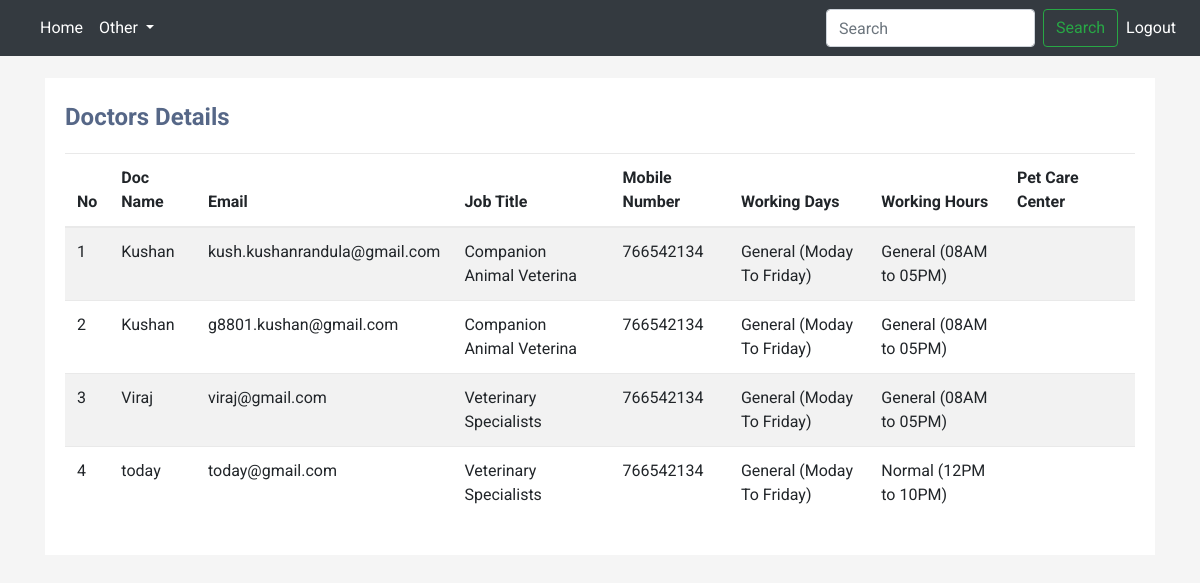
The app's page /view/doctors.php (signed in) with its own data.
### tables this page shows
CREATE TABLE `doctor`  (
  `Doc_id` int(100) NOT NULL AUTO_INCREMENT,
  `Doc_name` varchar(30) NOT NULL,
  `Doc_email` varchar(50) NOT NULL,
  `Jobtitle` varchar(25) NULL DEFAULT NULL,
  `gender` char(5) NOT NULL,
  `Contact_num` int(10) NULL DEFAULT NULL,
  `Password` varchar(100) NULL DEFAULT NULL,
  `Working_days` varchar(50) NOT NULL,
  `working_hours` varchar(100) NOT NULL,
  `location` varchar(100) NOT NULL,
  PRIMARY KEY (`Doc_id`) USING BTREE
);

### view/Doctors.php (the view, shortened to what this page needs)
<?php
require('../db_conn.php');
 $email=$_SESSION['email'];
$query1="SELECT * FROM pet_owners WHERE email='$email'";
  $r1= mysqli_query($conn, $query1);
$query2="SELECT * FROM doctor WHERE Doc_email='$email'";
  $r2= mysqli_query($conn, $query2);
$query3="SELECT * FROM petcarecenter WHERE email='$email'";
  $r3= mysqli_query($conn, $query3);
$query4="SELECT * FROM petshops WHERE email='$email'";
  $r4= mysqli_query($conn, $query4);
  $nor1= mysqli_num_rows($r1);
  $nor2= mysqli_num_rows($r2);
  $nor3= mysqli_num_rows($r3);
  $nor4= mysqli_num_rows($r4);
    if($nor1>0){
            while ($row1= mysqli_fetch_array($r1)){
                $Qid=$row1['Id'];
                $Qusername=$row1['username'];
                $Qemail=$row1['email'];
                $Qpassword=md5($row1['password']);
                $Qlocation=$row1['location'];
                $Qcontact_num=$row1['contact_num'];
            }
            $out2='<a class="nav-link" href="../dashboard.php">Home</a>';
          }elseif ($nor3>0) {
              $out2='<a class="nav-link" href="../dashboardPetCareCen.php">Home</a>';
          }
 ?>
<!DOCTYPE html>
<html>
<head>
    <link rel="stylesheet" href="https://stackpath.bootstrapcdn.com/bootstrap/4.5.0/css/bootstrap.min.css">
    <link rel="stylesheet" href="https://maxcdn.bootstrapcdn.com/font-awesome/4.7.0/css/font-awesome.min.css">
</head>
<body>
    <nav class="navbar navbar-expand-md navbar-dark fixed-top bg-dark">
      <div class="collapse navbar-collapse" id="navbarsExampleDefault">
        <ul class="navbar-nav mr-auto">
            <li class="nav-item active">
            <?php echo $out2 ?>
            </li>
          <li class="nav-item dropdown">
        <a class="nav-link dropdown-toggle active" href="#" id="navbarDropdown" role="button" data-toggle="dropdown" aria-haspopup="true" aria-expanded="false">
          Other
        </a>
        </li>
        </ul>
        <form class="form-inline my-2 my-lg-0">
          <input class="form-control mr-sm-2" type="text" placeholder="Search" aria-label="Search">
          <button class="btn btn-outline-success my-2 my-sm-0" type="submit">Search</button>
          <ul class="navbar-nav mr-auto">
          <li class="nav-item">
            <a class="nav-link active" href="..\logout.php">Logout</a>
          </li></ul>
        </form>
      </div>
</nav>
<br><br>
<div class="container-xl">
    <div class="table-responsive">
        <div class="table-wrapper">
            <div class="table-title">
                <div class="row">
                    <div class="col-sm-5">
                        <h2><b>Doctors Details</b></h2>
                    </div>
                </div>
            </div>
            <table class="table table-striped table-hover">
                <thead>
                    <tr>
                        <th>No</th>
                        <th>Doc Name</th>
                        <th>Email</th>
                        <th>Job Title</th>
                        <th>Mobile Number</th>
                        <th>Working Days</th>
                        <th>Working Hours</th>
                        <th>Pet Care Center</th>
                    </tr>
                </thead>
                <tbody>
                    <?php
                        $ret=mysqli_query($conn,"select * from doctor");
                        $cnt=1;
                        $row=mysqli_num_rows($ret);
                        if($row>0){
                        while ($row=mysqli_fetch_array($ret)) {
                    ?>
                    <tr>
                        <td><?php echo $cnt;?></td>
                        <td><?php  echo $row['Doc_name'];?> </td>
                        <td><?php  echo $row['Doc_email'];?></td>
                        <td><?php  echo $row['Jobtitle'];?></td>
                        <td><?php  echo $row['Contact_num'];?></td>
                        <td><?php  echo $row['Working_days'];?></td>
                        <td><?php  echo $row['working_hours'];?></td>
                        <td><?php  echo $row['PetCareCenter'];?></td>
                    </tr>
                    <?php
                    $cnt=$cnt+1;
                    } } else {?>
                    <tr>
                        <th style="text-align:center; color:red;" colspan="6">No Record Found</th>
                    </tr>
                    <?php } ?>
                </tbody>
            </table>
        </div>
    </div>
</div>
</body>
</html>

### view/Doctors.php (style rules this page uses)
body { color: #566787; background: #f5f5f5; font-family: 'Roboto', sans-serif; }
.table-responsive { margin: 30px 0; }
.table-wrapper { min-width: 1000px; background: #fff; padding: 20px; box-shadow: 0 1px 1px rgba(0,0,0,.05); }
.table-title { font-size: 15px; padding-bottom: 10px; margin: 0 0 10px; min-height: 45px; }
.table-title h2 { margin: 5px 0 0; font-size: 24px; }
table.table tr th, table.table tr td { border-color: #e9e9e9; }
table.table td:last-child { width: 130px; }

### records on screen
doctor: Doc_name "Kushan", Doc_email "kush.kushanrandula@gmail.com", Jobtitle "Companion Animal Veterina", Contact_num "766542134", Working_days "General (Moday To Friday)", working_hours "General (08AM to 05PM)"
doctor: Doc_name "Kushan", Doc_email "g8801.kushan@gmail.com", Jobtitle "Companion Animal Veterina", Contact_num "766542134", Working_days "General (Moday To Friday)", working_hours "General (08AM to 05PM)"
doctor: Doc_name "Viraj", Doc_email "viraj@gmail.com", Jobtitle "Veterinary Specialists", Contact_num "766542134", Working_days "General (Moday To Friday)", working_hours "General (08AM to 05PM)"
doctor: Doc_name "today", Doc_email "today@gmail.com", Jobtitle "Veterinary Specialists", Contact_num "766542134", Working_days "General (Moday To Friday)", working_hours "Normal (12PM to 10PM)"
